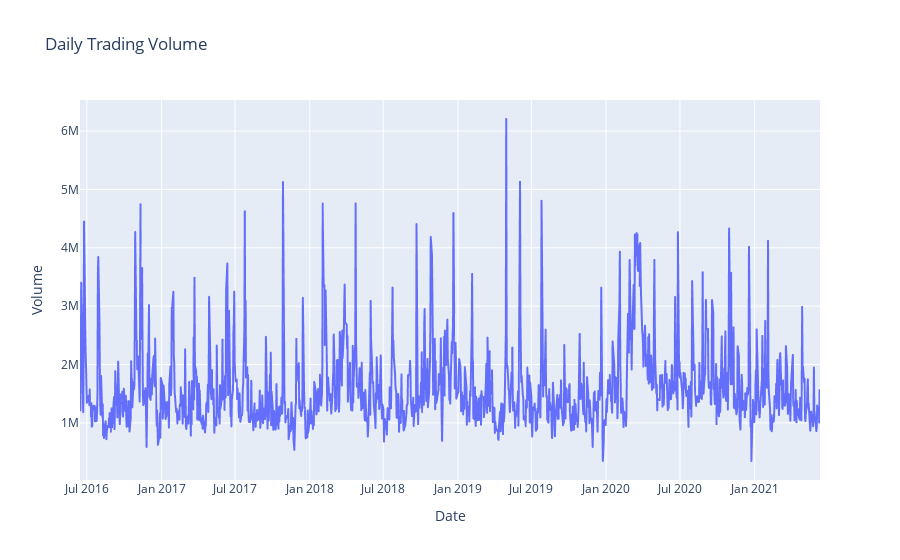

The notebook cell this image was saved under:
### Markdown cell above
## <span style="color: #d62d20">Data Visualization</span>

### Code cell
fig = px.line(stock_data, x='date', y='volume', title='Daily Trading Volume')
fig.update_xaxes(title='Date')
fig.update_yaxes(title='Volume')
fig.show()

### Figure 1 — Plotly figure (JSON) as saved in the notebook; plotly's stock layout.template omitted (floating-point values rounded to 4 significant figures; data arrays with more than 128 entries replaced by an {"elided": "..."} marker saying what was removed)
{"data": [{"hovertemplate": "date=%{x}<br>volume=%{y}<extra></extra>", "legendgroup": "", "line": {"color": "#636efa", "dash": "solid"}, "marker": {"symbol": "circle"}, "mode": "lines", "name": "", "showlegend": false, "type": "scattergl", "x": {"elided": "1258 str values"}, "xaxis": "x", "y": {"elided": "1258 int values"}, "yaxis": "y"}], "layout": {"legend": {"tracegroupgap": 0}, "title": {"text": "Daily Trading Volume"}, "xaxis": {"anchor": "y", "domain": [0, 1], "title": {"text": "Date"}}, "yaxis": {"anchor": "x", "domain": [0, 1], "title": {"text": "Volume"}}}}
